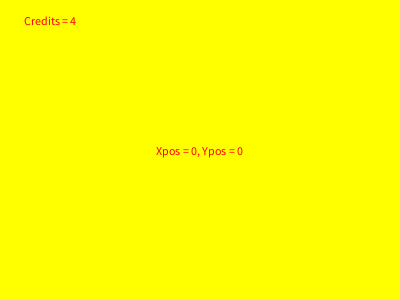
Frame 1 (no input)
Frame 60 (the mouse pressed at the canvas centre just before this capture): identical to frame 1, image omitted
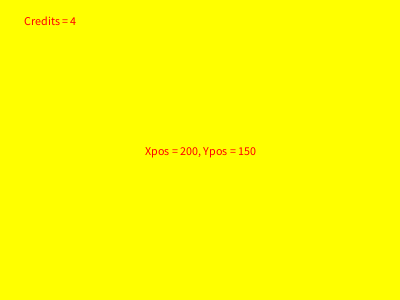
Frame 120 (the mouse held since frame 60 and released just before this capture)

The Processing sketch that drew these frames (run headless with seeded random() and noise(); from frame 60 on, the mouse is pressed at the canvas centre):

// Processing sketch: w4_L2_cordinaaten_spel
// ── w4_L2_cordinaaten_spel.pde
// Coördinaten spel //<>// //<>//
int xCor = 0; 
int yCor = 0; 

int textPosX = 0;
int textPosY = 0;

int credits = 0;
int beginCredits = 4;

boolean gameState = true;

final int ROOD = #FF0000;
final int GEEL = #FFFF00;

void setup() {
  credits = beginCredits;

  size(400, 300);
  surface.setTitle("Coördinaten spel");
  surface.setResizable(true);
  surface.setLocation(100, 100);
  //background(GEEL);
}

void draw() {
  background(GEEL);
  opNiewStarten();
  printText(ROOD);
  printCredits();
}

void printText(int kleur) {
  fill(kleur); 
  textAlign(CENTER, CENTER);
  text(regelText(), width / 2, height / 2);
}

void printCredits() {
  text("Credits = " + credits, 50, 20);
}


void mouseClicked() {
  credits = berekenCreddits();
}

int berekenCreddits() {
  if (berekenXcor() % 2 == 0 && berekenYcor() % 2 == 0) {
    credits++;
    println(credits);
  } else {
    credits--;
  }
  if (credits <= 0) {
    gameState = false;
  }
  return credits;
}

void opNiewStarten() {
  if (credits <= 0 && keyCode == ENTER) {
    gameState = true;
    credits = beginCredits;
  }
}

String regelText() {
  String text = "error";
  if (gameState == false) {
    text = "Je Hebt Verlooren :( Druk Op Enter Om Opnieuw Te Starten!";
  } else if (berekenXcor() % 2 == 0 && berekenYcor() % 2 == 0) {
    text = "Xpos = " + berekenXcor() + ", Ypos = " + berekenYcor();
  } else {
    text = "De X en Y zijn Oneven!!";
  }
  return text;
}

int berekenXcor() {
  xCor = mouseX;
  return xCor;
}

int berekenYcor() {
  yCor = mouseY;
  return yCor;
}
